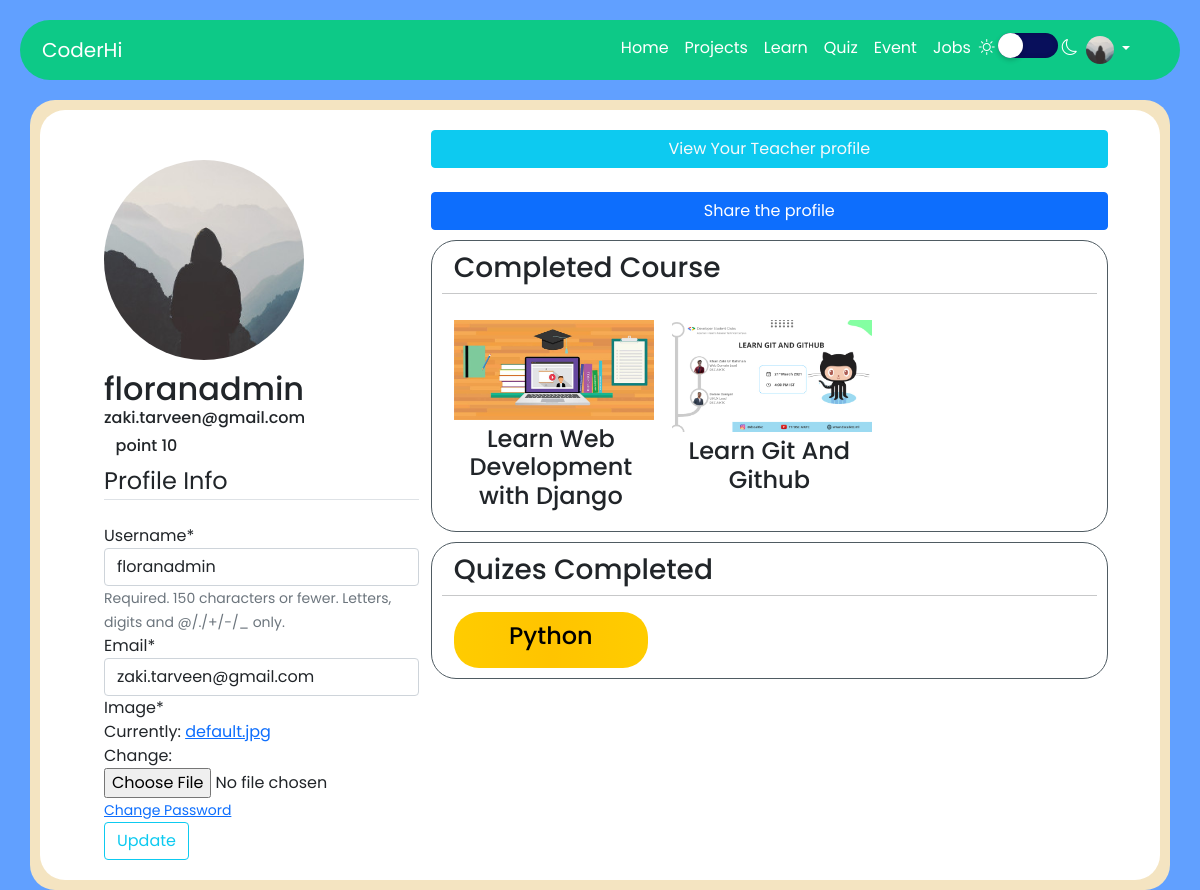
/profile/ (signed in), run on the app's committed database.
### users/models.py (models this page shows, shortened)
class Profile(models.Model):
    user = models.OneToOneField(User, on_delete=models.CASCADE)
    image = models.ImageField(default='default.jpg',upload_to='profile_pics')
    languages_prefer = models.ManyToManyField(language_category,blank=True,default=None)
    rating = models.IntegerField(default=0)

### course/models.py (models this page shows, shortened)
class course(models.Model):
    teacherId = models.ForeignKey(User,on_delete=models.CASCADE)
    thumbnail_image = models.ImageField(upload_to="course_thubnail",default='course_default.jpg')
    course_name = models.CharField(max_length=200,unique=True)
    course_description = models.TextField()
    course_type = models.ForeignKey(Type_category,on_delete=models.CASCADE)
    language_type = models.ForeignKey(language_category,on_delete=models.CASCADE)
    fees = models.IntegerField(default=0)
    studentEnrolled = models.ManyToManyField(User,related_name="enrolled_student", blank=True, default=None)
    studentCompleted = models.ManyToManyField(User,related_name="completed_student", blank=True, default=None)

### quizapp/models.py (models this page shows, shortened)
class quizcourse(models.Model):
    title = models.CharField(max_length=100,unique=True)
    description = models.TextField()
    peoplePassed = models.ManyToManyField(User,blank=True)

### users/views.py (the view)
# urls.py: path('profile/',user_views.profile, name='profile'),
@login_required
def profile(request):
    if request.method == 'POST':
        u_form = UserUpdateForm(request.POST,instance=request.user)
        p_form = ProfileUpdateForm(request.POST,request.FILES,instance=request.user.profile)
        if u_form.is_valid() and p_form.is_valid():
            u_form.save()
            p_form.save()
            messages.success(request, f'Account Updated')
            return redirect('profile')
    else:
        u_form = UserUpdateForm(instance=request.user)
        p_form = ProfileUpdateForm(instance=request.user.profile)
    courses = course.objects.all()
    quizs = quizcourse.objects.all()
    completed_course = []
    enrolled_course = []
    quiz_completed = []
    for i in courses:
        if i.studentEnrolled.filter(id=request.user.id).exists():
            if i.studentCompleted.filter(id=request.user.id).exists():
                completed_course.append(i)
            else:
                enrolled_course.append(i)
    for i in quizs:
        if i.peoplePassed.filter(id=request.user.id).exists():
            quiz_completed.append(i)
    context = {
        'u_form':u_form,
        'p_form':p_form,
        'completed':completed_course,
        'enrolled':enrolled_course,
        'quizs':quiz_completed,
    }
    return render(request, 'users/profile.html',context)

### users/forms.py
class UserUpdateForm(forms.ModelForm):
    email = forms.EmailField()
    class Meta:
        model = User
        fields = ['username','email']

class ProfileUpdateForm(forms.ModelForm):
    class Meta:
        model = Profile
        fields = ['image']

### users/templates/users/profile.html (shortened to what this page needs)
{% extends "base.html" %}
{% load crispy_forms_tags %}
{% block content %}
<div class="row">
  <div class="col-12 col-md-12 container-style">
    <div class="blog-sec">
      <div class="container">
        <div class="row align-items-start">
          <div class="col-12 col-md-4">
              <div class="col-12 col-md-4">
                <div class="profile-username-section row">
                  <div class="col-12 col-md-12">
                    <img class="rounded-circle blog-pict" src="{{ user.profile.image.url }}">
                  </div>
                  <div class="col-12">
                    <div class="username-sec">
                      <h2>{{ user.username }}</h2>
                      <h6>{{ user.email }}</h6>
                      <h6>point {{user.profile.rating}}</h6>
                    </div>
                  </div>
                </div>
              </div>
              <form method="POST" enctype="multipart/form-data">
                <fieldset class="form-group">
                    <legend class="border-bottom mb-4"> Profile Info </legend>
                    {{ u_form|crispy }}
                    {{ p_form|crispy }}
                    <small class="text-muted ml-2">
                      <a href="{% url 'password_reset' %}">Change Password</a>
                  </small>
                </fieldset>
                <div class="form-group">
                    <button class="btn btn-outline-info" type="submit">Update</button>
                </div>
              </form>
          </div>
          <div class="col-12 col-sm-12 col-md-8">
            {% if request.user.is_staff %}
              <div class="row">
                <a href="{%url 'teacher-profile' user.username %}" class="btn btn-info text-light">View Your Teacher profile</a>
              </div>
              <br>
            {% endif %}
            <div class="row">
              <button type="button" class="btn btn-primary" data-bs-toggle="modal" data-bs-target="#exampleModal">
                Share the profile
              </button>
            </div>
            {% if completed %}
              <div class="completed-course row">
                <h3>Completed Course</h3>
                <hr>
                {% for i in completed %}
              <div class="col-12 col-md-4">
                <div class="completed-course-section">
                  <img src="{{ i.thumbnail_image.url }}">
                  <h4>{{i.course_name}}</h4>
                </div>
              </div>
              {% endfor %}
              </div>
            {% endif %}
          {% if quizs %}
            <div class="enrolled-course row">
              <h3>Quizes Completed</h3>
              <hr>
              {% for i in quizs %}
              <div class="col-12 col-md-4">
                <div class="badges">
                  <h4>{{i.title}}</h4>
                </div>
              </div>
              {% endfor %}
            </div>
          {% endif %}
          </div>
        </div>
      </div>
    </div>
  </div>
</div>
{% endblock content %}

### mainpage/templates/base.html (shortened to what this page needs)
{% load static %}
<!DOCTYPE html>
<html lang="en">
<head>
<link rel="stylesheet" type="text/css" href="//cdn.jsdelivr.net/npm/slick-carousel@1.8.1/slick/slick.css"/>
<link rel="stylesheet" type="text/css" href="//cdn.jsdelivr.net/npm/slick-carousel@1.8.1/slick/slick-theme.css"/>
<link rel="stylesheet" href="https://cdnjs.cloudflare.com/ajax/libs/font-awesome/5.10.2/css/all.min.css">
<link rel="stylesheet" href="https://cdnjs.cloudflare.com/ajax/libs/font-awesome/5.10.2/css/font-awesome.min.css">
<link href="https://cdn.jsdelivr.net/npm/bootstrap@5.0.0-beta2/dist/css/bootstrap.min.css" rel="stylesheet">
<link id="theme" rel="stylesheet" href="{% static 'css/girls-theme.css' %}">
<link rel="stylesheet" href="{% static 'css/index.css' %}">
<link rel="stylesheet" href="https://cdn.jsdelivr.net/npm/bootstrap-icons@1.4.0/font/bootstrap-icons.css">
<link rel="stylesheet" href="https://cdnjs.cloudflare.com/ajax/libs/toastr.js/latest/toastr.css" />
</head>
<body>
  <nav class="navbar navbar-expand-lg navbar-light bg-light">
    <div class="container">
      <a class="navbar-brand" href="{% url 'blog-list' %}">CoderHi</a>
      <div class="collapse navbar-collapse" id="navbarSupportedContent">
        <ul class="navbar-nav ms-auto">
          <li class="nav-item">
            <a class="nav-link active" aria-current="page" href="{% url 'blog-list' %}">Home</a>
          </li>
          <li class="nav-item">
            <a class="nav-link" href="{% url 'project-list' %}">Projects</a>
          </li>
          {% if not request.user.groups.all %}
          <li class="nav-item">
            <a class="nav-link" href="{% url 'main-course-list' %}">Learn</a>
          </li>
          <li class="nav-item">
            <a class="nav-link" href="{% url 'courses' %}">Quiz</a>
          </li>
          {% endif %}
          <li class="nav-item">
            <a class="nav-link" href="{% url 'event-list' %}">Event</a>
          </li>
          <li class="nav-item">
            <a class="nav-link" href="{% url 'job-list' %}">Jobs</a>
          </li>
          <li class="nav-item">
            <div class="theme-toggler">
              <i class="bi bi-brightness-high"></i> <input type="checkbox" class="theme-change" onclick="MaintoggleTheme()"> <i class="bi bi-moon"></i>
            </div>
          </li>
          <li class="nav-item dropdown" style="margin-right: 20px;">
            <a class="nav-link dropdown-toggle" href="#" id="navbarDropdown" role="button" data-bs-toggle="dropdown" aria-expanded="false">
              <img src="{{ user.profile.image.url}}" class="rounded-circle profile-img">
            </a>
          </li>
        </ul>
      </div>
    </div>
  </nav>
    <div class="container main">
        {% block content %}
        {% endblock content %}
    </div>
</body>
</html>

### mainpage/static/css/girls-theme.css (style rules this page uses)
body { background-color: #61a0ff !important; }
.navbar { background-color: #0dc987 !important; }
.container-style { background-color: #F4E4C1 !important; }

### mainpage/static/css/index.css (style rules this page uses)
* { margin: 0px; box-sizing: border-box; scroll-behavior: smooth; }
body { height: 100%; font-family: 'Poppins', sans-serif !important; }
.navbar { border-radius: 50px !important; margin: 20px; }
.nav-link, .navbar-brand { color: #fff !important; text-decoration: none; }
.theme-toggler { top: 30px; color: #fff; font-weight: 700; font-size: 1em; z-index: 100; cursor: pointer; }
.theme-change { position: relative; top: 5px; width: 60px; height: 25px; -webkit-appearance: none; background-color: #080f5b; outline: none; border-radius: 50px; transition: 0.5s; box-shadow: inset 0 0 5px rgba(0, 0, 0, .2); }
.theme-change:before { content: ''; position: absolute; width: 25px; height: 25px; border-radius: 50%; top: 0; left: 0; background-color: #fff; transition: .5s; box-shadow: 0 2px 5px rgba(0, 0, 0, .2); }
.profile-img { height: 28px; width: 28px; }
.main { width: 100% !important; }
.container-style { border-radius: 25px !important; padding: 0 10px; padding-bottom: 10px; }
.blog-sec { margin-top: 10px; border-radius: 25px !important; background-color: #fff !important; padding: 20px 40px; }
.blog-pict { margin-top: 20px; max-width: 200px; margin-right: 50px; }
.profile-username-section { margin-top: 10px; text-align: center; padding-right: 20px; }
.profile-username-section h2 { font-size: 2em; margin: 0; }
.completed-course-section { text-align: center; margin: 10px 0; }
.completed-course-section img { width: 200px; }
.completed-course-section h4 { font-size: 1.5em; margin-top: 5px; }
.completed-course, .enrolled-course { margin-top: 10px; border: solid 1px #4f5b62; border-radius: 25px; padding: 10px; }
.badges { background-image: linear-gradient(to right,#FFCC00,#ffc400,#FFCC00); display: flex; justify-content: center; align-items: center; padding: 10px; border-radius: 25px; color: #000; }
.username-sec { margin-top: 10px; }

### data on the page
course: thumbnail_image (placeholder picture), course_name "Learn Web Development with Django"
course: thumbnail_image (picture), course_name "Learn Git And Github"
quizcourse: title "Python"

### other printed values
{{ user.username }} "floranadmin"
{{ user.email }} "zaki.tarveen@gmail.com"
{{ user.profile.rating }} "10"
